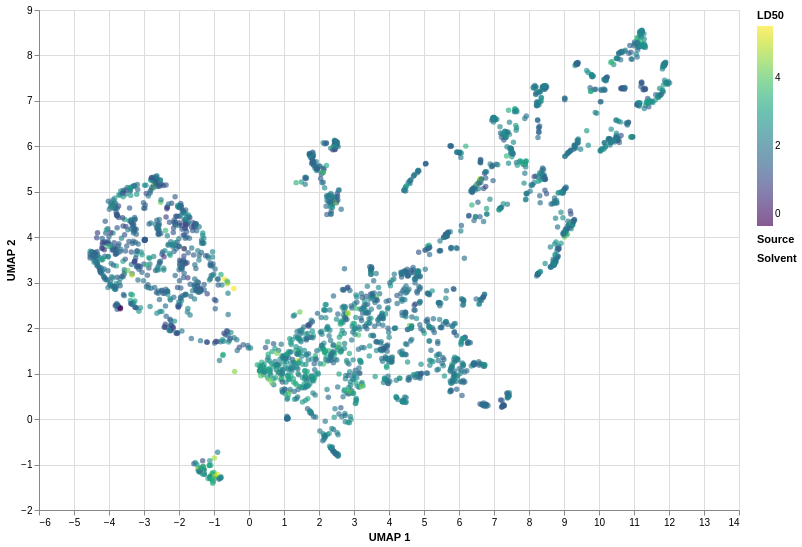

This figure's notebook cell:
### Markdown cell above
### Reusable interactive UMAP

This helper repeats the same UMAP visualization for the current endpoint. It
uses only the six base representations; concatenated representations can be
added to `UMAP_MODELS` if needed.

### Code cell
import altair as alt
import umap

UMAP_MODELS = MODELS
alt.data_transformers.disable_max_rows()


def build_property_umap(target_title, classification=False):
    umap_frames = []

    for representation in UMAP_MODELS:
        model_embeddings, _, model_info = load_representation(
            representation,
            "train",
        )
        coordinates = umap.UMAP(
            n_neighbors=50,
            min_dist=0.1,
            metric="cosine",
            random_state=42,
        ).fit_transform(model_embeddings)

        umap_frames.append(
            model_info.with_columns(
                pl.lit(representation).alias("representation"),
                pl.Series("umap_1", coordinates[:, 0]),
                pl.Series("umap_2", coordinates[:, 1]),
            )
        )

    chart_data = pl.concat(umap_frames).to_pandas()
    safe_property = PROPERTY.replace("-", "_")
    model_parameter = f"{safe_property}_model"
    color_parameter = f"{safe_property}_color"

    model_selector = alt.param(
        name=model_parameter,
        value="unimol2",
        bind=alt.binding_select(
            options=UMAP_MODELS,
            name="Embedding: ",
        ),
    )
    color_selector = alt.param(
        name=color_parameter,
        value=target_title,
        bind=alt.binding_select(
            options=[target_title, "Source", "Solvent"],
            name="Color: ",
        ),
    )

    base_chart = (
        alt.Chart(chart_data)
        .transform_filter(
            f"datum.representation == {model_parameter}"
        )
        .mark_circle(size=30, opacity=0.65)
        .encode(
            x=alt.X("umap_1:Q", title="UMAP 1"),
            y=alt.Y("umap_2:Q", title="UMAP 2"),
            tooltip=[
                "record_id:N",
                "representation:N",
                "source:N",
                "nmr_solvent:N",
                alt.Tooltip("Y:Q", title=target_title, format=".3f"),
            ],
        )
    )

    target_type = "N" if classification else "Q"
    target_layer = (
        base_chart
        .transform_filter(f"{color_parameter} == '{target_title}'")
        .encode(
            color=alt.Color(
                f"Y:{target_type}",
                title=target_title,
                scale=alt.Scale(
                    scheme="tableau10" if classification else "viridis"
                ),
            )
        )
    )
    source_layer = (
        base_chart
        .transform_filter(f"{color_parameter} == 'Source'")
        .encode(color=alt.Color("source:N", title="Source"))
    )
    solvent_layer = (
        base_chart
        .transform_filter(f"{color_parameter} == 'Solvent'")
        .encode(color=alt.Color("nmr_solvent:N", title="Solvent"))
    )

    return (
        alt.layer(target_layer, source_layer, solvent_layer)
        .add_params(model_selector, color_selector)
        .resolve_scale(color="independent")
        .properties(width=700, height=500)
        .interactive()
    )


ld50_umap_chart = build_property_umap("LD50")
ld50_umap_chart

### Figure 1 — Vega-Lite specification as saved in the notebook (floating-point values rounded to 4 significant figures; data arrays with more than 128 entries replaced by an {"elided": "..."} marker saying what was removed)
{"config": {"view": {"continuousWidth": 300, "continuousHeight": 300}}, "layer": [{"mark": {"type": "circle", "opacity": 0.65, "size": 30}, "encoding": {"color": {"field": "Y", "scale": {"scheme": "viridis"}, "title": "LD50", "type": "quantitative"}, "tooltip": [{"field": "record_id", "type": "nominal"}, {"field": "representation", "type": "nominal"}, {"field": "source", "type": "nominal"}, {"field": "nmr_solvent", "type": "nominal"}, {"field": "Y", "format": ".3f", "title": "LD50", "type": "quantitative"}], "x": {"field": "umap_1", "title": "UMAP 1", "type": "quantitative"}, "y": {"field": "umap_2", "title": "UMAP 2", "type": "quantitative"}}, "name": "view_f0b49cea0878d01b_0", "transform": [{"filter": "datum.representation == ld50_zhu_model"}, {"filter": "ld50_zhu_color == 'LD50'"}]}, {"mark": {"type": "circle", "opacity": 0.65, "size": 30}, "encoding": {"color": {"field": "source", "title": "Source", "type": "nominal"}, "tooltip": [{"field": "record_id", "type": "nominal"}, {"field": "representation", "type": "nominal"}, {"field": "source", "type": "nominal"}, {"field": "nmr_solvent", "type": "nominal"}, {"field": "Y", "format": ".3f", "title": "LD50", "type": "quantitative"}], "x": {"field": "umap_1", "title": "UMAP 1", "type": "quantitative"}, "y": {"field": "umap_2", "title": "UMAP 2", "type": "quantitative"}}, "transform": [{"filter": "datum.representation == ld50_zhu_model"}, {"filter": "ld50_zhu_color == 'Source'"}]}, {"mark": {"type": "circle", "opacity": 0.65, "size": 30}, "encoding": {"color": {"field": "nmr_solvent", "title": "Solvent", "type": "nominal"}, "tooltip": [{"field": "record_id", "type": "nominal"}, {"field": "representation", "type": "nominal"}, {"field": "source", "type": "nominal"}, {"field": "nmr_solvent", "type": "nominal"}, {"field": "Y", "format": ".3f", "title": "LD50", "type": "quantitative"}], "x": {"field": "umap_1", "title": "UMAP 1", "type": "quantitative"}, "y": {"field": "umap_2", "title": "UMAP 2", "type": "quantitative"}}, "transform": [{"filter": "datum.representation == ld50_zhu_model"}, {"filter": "ld50_zhu_color == 'Solvent'"}]}], "data": {"name": "data-b83204d8d76270a9401120d182824b15"}, "height": 500, "params": [{"name": "ld50_zhu_model", "bind": {"input": "select", "options": ["morgan", "nmrpeak", "nmrsolver", "nmrtrans", "ultranmr", "unimol2"], "name": "Embedding: "}, "value": "unimol2"}, {"name": "ld50_zhu_color", "bind": {"input": "select", "options": ["LD50", "Source", "Solvent"], "name": "Color: "}, "value": "LD50"}, {"name": "param_1e9efca18e7a2868", "select": {"type": "interval", "encodings": ["x", "y"]}, "bind": "scales", "views": ["view_f0b49cea0878d01b_0"]}], "resolve": {"scale": {"color": "independent"}}, "width": 700, "$schema": "https://vega.github.io/schema/vega-lite/v6.4.1.json", "datasets": {"data-b83204d8d76270a9401120d182824b15": {"elided": "14946 records"}}}
